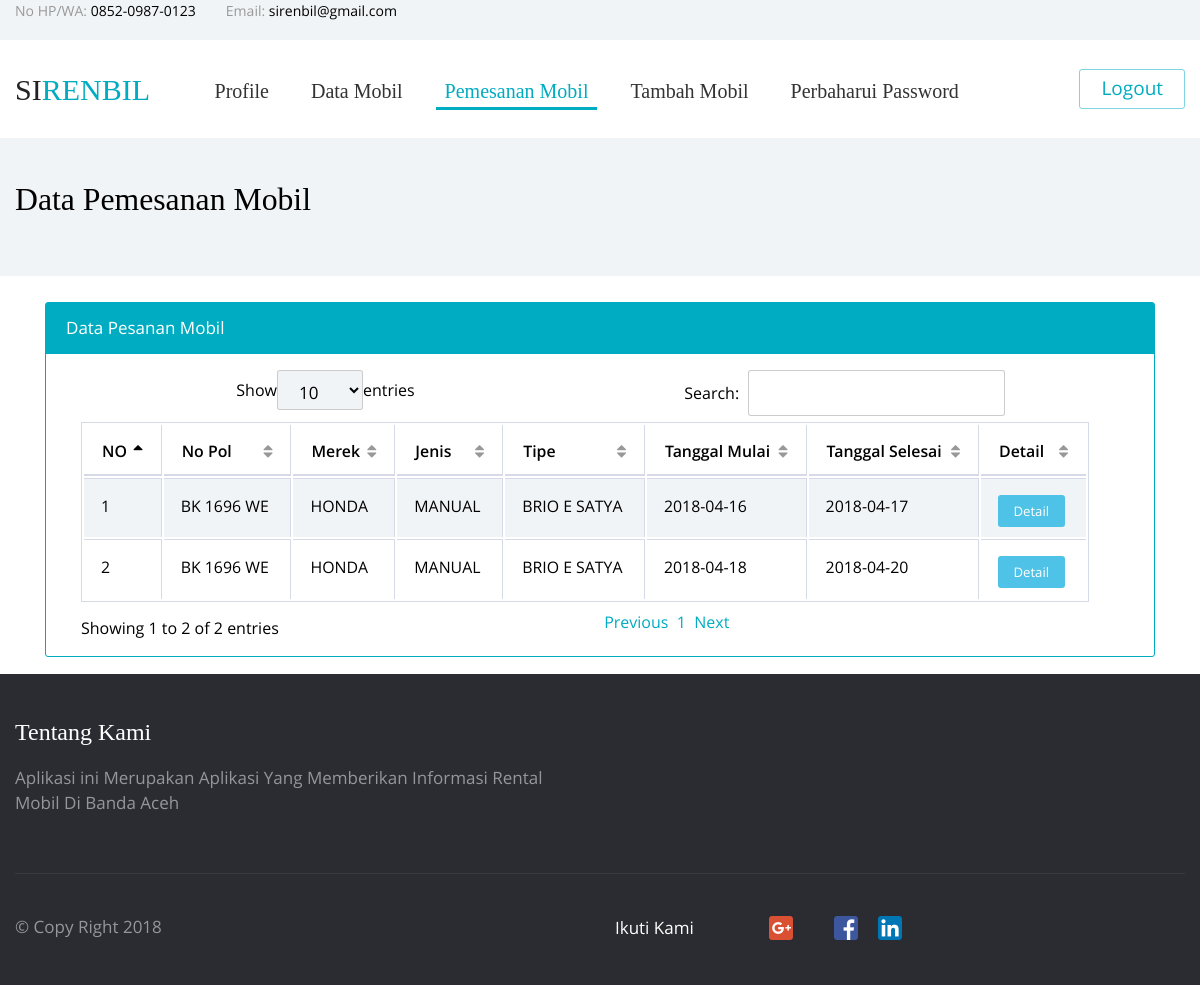
The app's page /pesanan_mobil.php (signed in) with its own data.
### tables this page shows
CREATE TABLE `pesan` (
  `id_costumer` int(11) NOT NULL,
  `no_pol` varchar(10) NOT NULL,
  `invoice` int(255) NOT NULL,
  `tanggal_pesan` timestamp NOT NULL DEFAULT CURRENT_TIMESTAMP ON UPDATE CURRENT_TIMESTAMP,
  `tanggal_mulai` date NOT NULL,
  `tanggal_selesai` date NOT NULL,
  `harga` int(10) NOT NULL,
  `bank_pengirim` varchar(50) DEFAULT NULL,
  `rek_pengirim` varchar(100) DEFAULT NULL,
  `bukti_pembayaran` varchar(255) DEFAULT NULL,
  `nominal` int(11) DEFAULT NULL,
  `verifikasi_pembayaran` int(11) DEFAULT '0'
);

CREATE TABLE `mobil` (
  `no_pol` varchar(10) NOT NULL,
  `merek` varchar(20) NOT NULL,
  `jenis` varchar(20) NOT NULL,
  `tipe` varchar(20) NOT NULL,
  `tahun_pembuatan` int(5) NOT NULL,
  `harga_sewa` int(12) NOT NULL,
  `bahan_bakar` varchar(10) NOT NULL,
  `kapasitas_penumpang` varchar(10) NOT NULL,
  `fasilitas` text NOT NULL,
  `id_rental` int(100) NOT NULL,
  `tanggal_post` timestamp NOT NULL DEFAULT CURRENT_TIMESTAMP ON UPDATE CURRENT_TIMESTAMP,
  `foto_depan` varchar(100) NOT NULL,
  `foto_samping` varchar(100) NOT NULL,
  `foto_belakang` varchar(100) NOT NULL,
  `foto_dalam1` varchar(100) NOT NULL,
  `foto_dalam2` varchar(100) NOT NULL
);

### pesanan_mobil.php (the view, shortened to what this page needs)
<!DOCTYPE html>
<html lang="en">
<head>
    <link rel="stylesheet" type="text/css" href="vendors/bootstrap/css/bootstrap.min.css">
    <link rel="stylesheet" type="text/css" href="vendors/tether/css/tether.min.css">
    <link rel="stylesheet" type="text/css" href="vendors/animate-css/animate.css">
    <link rel="stylesheet" type="text/css" href="fonts/circular/styles.css">
    <link rel="stylesheet" type="text/css" href="fonts/open-sans/styles.css">
    <link rel="stylesheet" type="text/css" href="fonts/iconfont/styles.css">
       <link href="data/vendor/datatables-plugins/dataTables.bootstrap.css" rel="stylesheet">
       <link href="data/vendor/datatables-responsive/dataTables.responsive.css" rel="stylesheet">
       <link href="data/dist/css/sb-admin-2.css" rel="stylesheet">
       <link href="data/vendor/metisMenu/metisMenu.min.css" rel="stylesheet">
      <link href="data/vendor/font-awesome/css/font-awesome.min.css" rel="stylesheet" type="text/css">
<link rel="stylesheet" type="text/css" href="vendors/select2/css/select2.min.css">
<link rel="stylesheet" type="text/css" href="css/vendors/select2/select2.min.css">
    <link rel="stylesheet" type="text/css" href="css/style.min.css">
</head>
<body class="">
<?php include"share/menu.php";?>
  <div class="choose-us-default">
    <div class="container">
        <h4 >Data Pemesanan Mobil</h4>
    </div>
</div>
<div class="container">
  <div class="col-lg-12">
              <br>
          </div>
          <div class="col-lg-12">
              <div class="col-lg-12">
                  <div class="card card-outline-primary mb-3">
                      <div class="card-header bg-primary">
                          Data Pesanan Mobil
                      </div>
                      <?php
                      include 'share/db.php';
                      $i=0;
                      $id=$_SESSION['rental'];
                      $query1 = mysqli_query($con,"select * from rental where username='$id'");
                      while($data1 = mysqli_fetch_array($query1)){
                        $id_rental= $data1['id_rental'];
                      }
                      ?>
                    <div class="card-block">
                          <table width="100%" class="table table-striped table-bordered table-hover" id="dataTables-example">
                              <thead>
                                  <tr>
                                      <th>NO</th>
                                      <th>No Pol</th>
                                      <th>Merek</th>
                                      <th>Jenis</th>
                                      <th>Tipe</th>
                                      <th>Tanggal Mulai</th>
                                      <th>Tanggal Selesai</th>
                                      <th>Detail</th>
                                  </tr>
                              </thead>
                              <tbody>
                                <?php
                                $query = mysqli_query($con,"select * from pesan left join mobil on pesan.no_pol=mobil.no_pol left join rental on rental.id_rental=mobil.id_rental where rental.id_rental='$id_rental' ");
                                while($data = mysqli_fetch_array($query)){
                                  $i++;
                                ?>
                                  <tr class="odd gradeX">
                                      <td class="center"><?php echo $i;?></td>
                                      <td><?php echo $data['no_pol'];?></td>
                                      <td><?php echo $data['merek'];?></td>
                                      <td><?php echo $data['jenis'];?></td>
                                      <td><?php echo $data['tipe'];?></td>
                                      <td><?php echo $data['tanggal_mulai'];?></td>
                                      <td><?php echo $data['tanggal_selesai'];?></td>
                                      <td class="center"><a href="invoice_admin.php?id=<?php echo $data['invoice'];?>"><button type="button" class="btn btn-info btn-xs">Detail</button></td>
                                  </tr>
                                  <?php  }?>
                              </tbody>
                          </table>
                      </div>
                  </div>
              </div>
          </div>
</div>
<?php include"share/footer.php";?>
</body>
</html>

### records on screen
pesan: mobil.no_pol "BK 1696 WE", mobil.merek "HONDA", mobil.jenis "MANUAL", mobil.tipe "BRIO E SATYA", tanggal_mulai "2018-04-16", tanggal_selesai "2018-04-17"
pesan: mobil.no_pol "BK 1696 WE", mobil.merek "HONDA", mobil.jenis "MANUAL", mobil.tipe "BRIO E SATYA", tanggal_mulai "2018-04-18", tanggal_selesai "2018-04-20"
